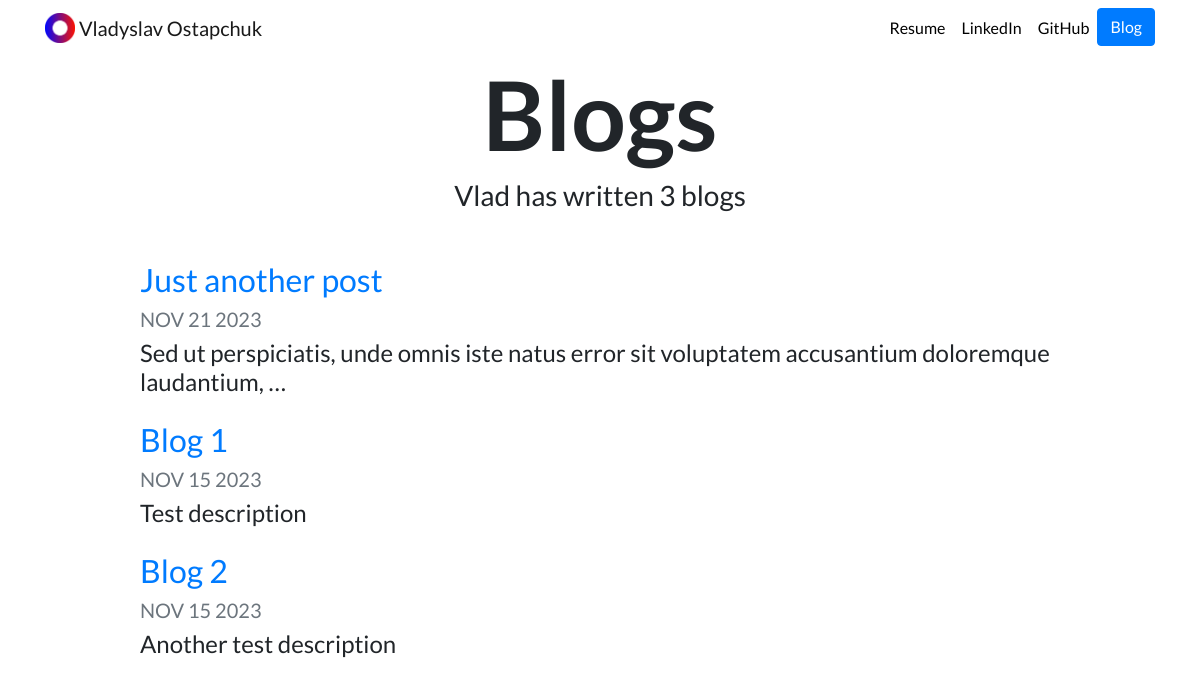
/blog/, run on an earlier commit of the app's database.
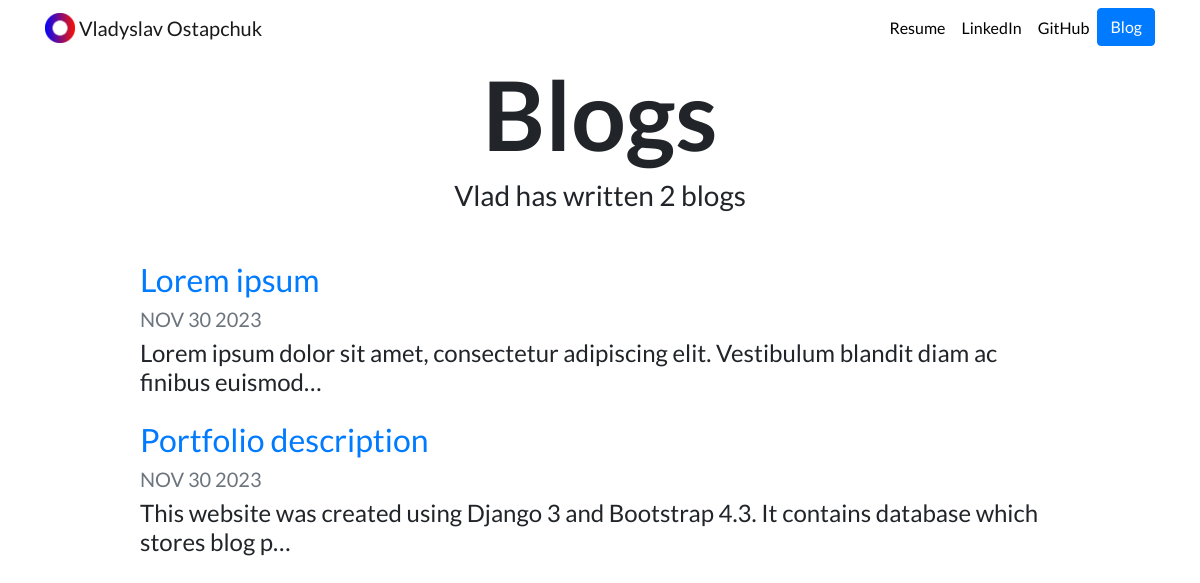
And on a later commit of the database.
### blog_app/models.py (models this page shows, shortened)
class Blog(models.Model):
    title = models.CharField(max_length=100)
    description = models.CharField(max_length=1000)
    date = models.DateField(default=timezone.now)

### blog_app/views.py (the view)
# urls.py: path('', views.all_blogs, name='all_blogs'),
def all_blogs(req):
    blogs = Blog.objects.order_by('-date')
    return render(req, 'blog/all_blogs.html', {'blogs':blogs})

### blog_app/templates/blog/all_blogs.html
{% extends "portfolio/base.html" %}
{% load static %}
{% block content %}
<h1 id="blogtitle" class="font-weight-bold text-center">Blogs</h1>
<h3 class="text-center mb-5">Vlad has written {{ blogs.count }} blog{{ blogs.count|pluralize }}</h3>
{% for blog in blogs %}
<div class="row justify-content-center my-3">
  <div class="col-md-10">
    <a href="{% url 'blog:detail' blog.id %}">
      <h2>{{ blog.title }}</h2>
    </a>
    <h5 class="text-muted">{{ blog.date|date:'M d Y'|upper }}</h5>
    <h4>{{ blog.description|striptags|truncatechars:100 }}</h4>
  </div>
</div>
{% endfor %}
{% endblock %}

What changed in the data, as far as the page shows it:
removed Blog: title "Just another post", date "NOV 21 2023", description "Sed ut perspiciatis, unde omnis iste natus error sit voluptatem accusantium doloremque laudantium, …"
removed Blog: title "Blog 1", date "NOV 15 2023", description "Test description"
removed Blog: title "Blog 2", date "NOV 15 2023", description "Another test description"
added Blog: title "Lorem ipsum", date "NOV 30 2023", description "Lorem ipsum dolor sit amet, consectetur adipiscing elit. Vestibulum blandit diam ac finibus euismod…"
added Blog: title "Portfolio description", date "NOV 30 2023", description "This website was created using Django 3 and Bootstrap 4.3. It contains database which stores blog p…"
Also different on the page:
{{ blogs.count }}: "3" → "2"
